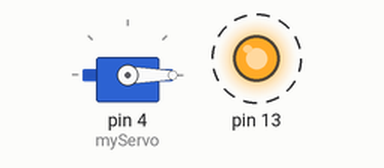
This sketch was run on a simulated Arduino Uno, built with avr-gcc and run on an emulated ATmega328P. On the bench: servo, output pins drawn as LEDs (lit = HIGH). Dashed ring = blinking.

Above: at 0.05 s.
At 1.5 s:
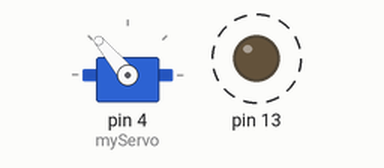
At 2.95 s:
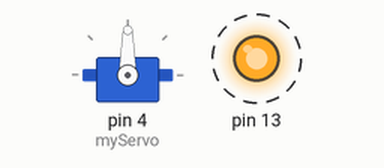
Timing chart, 0 to 5.2 s (numbered marks = the images above):
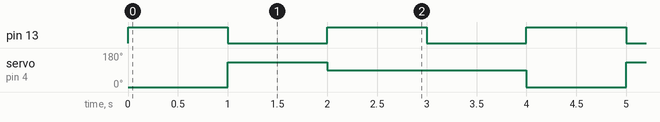

Measured:
- by itself, pin 13: alternates HIGH for 1.0 s and LOW for 1.0 s
- by itself, servo on pin 4 (myServo): repeats every 4.0 s: 90° 2.0 s, 0° 1.0 s, 130° 1.0 s

The sketch:

servotest.ino
```cpp
#include <Servo.h>
// include the library, this is builtin not downloaded from 3rd party repositories

Servo myServo;
//make a servo object called myServo

void setup()
{
  myServo.attach(4);
  // attach myServo object to pin 2 (pwm, talks to all servos digital or analog in theory)
  pinMode(13, OUTPUT);
  // set up the built in LED on an uno to flash
}

void loop()
{
  myServo.write(0);
  // move the servo to 0°
  digitalWrite(13, HIGH);
  // turn the LED on
  delay(1000);
  // wait a second
  digitalWrite(13, LOW);
  // turn the LED off
  myServo.write(130);
  // move the servo to 130°
  delay(1000);
  myServo.write(90);
  digitalWrite(13, HIGH);
  delay(1000);
  digitalWrite(13, LOW);
  delay(1000);
}
```
